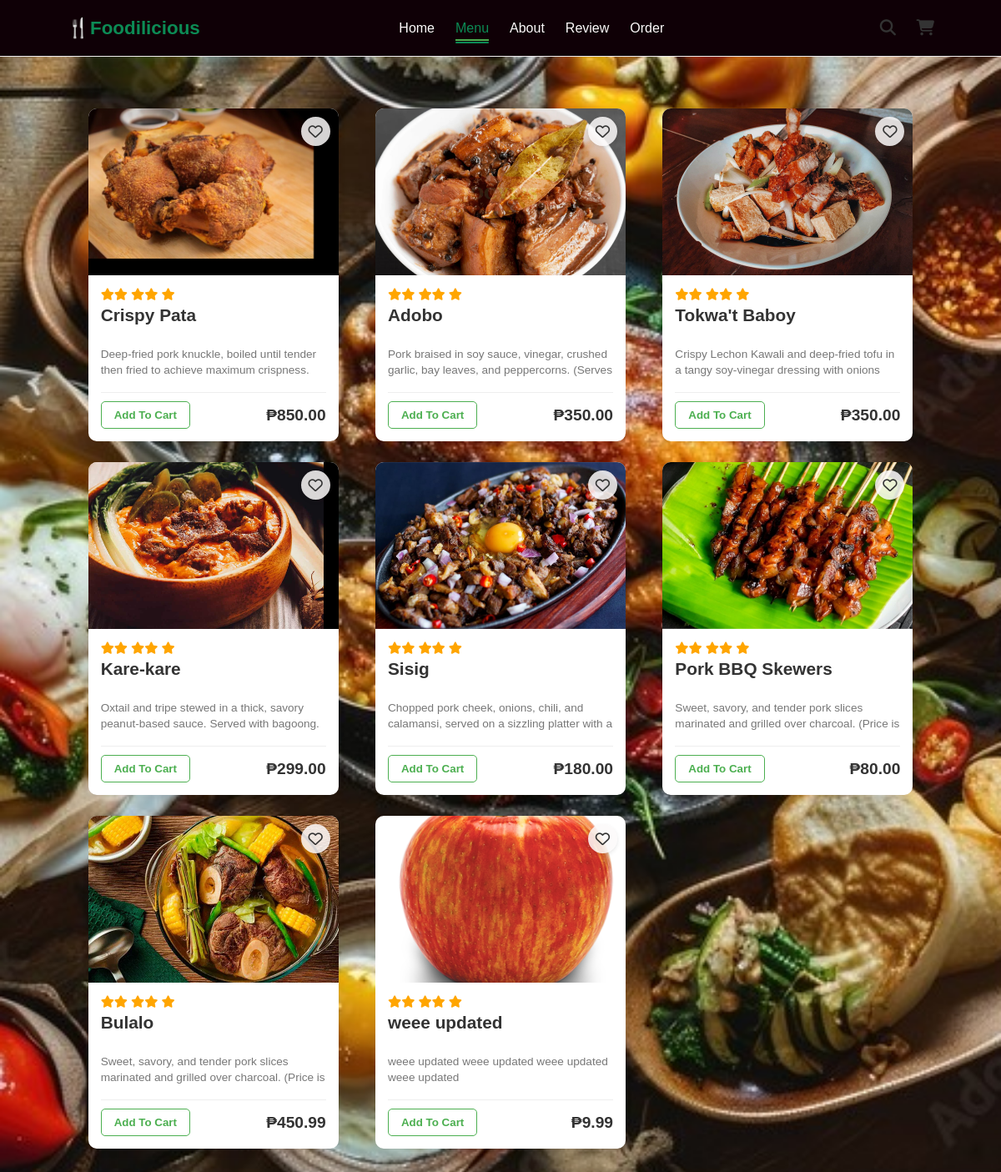
Before: /menu with the older database file.
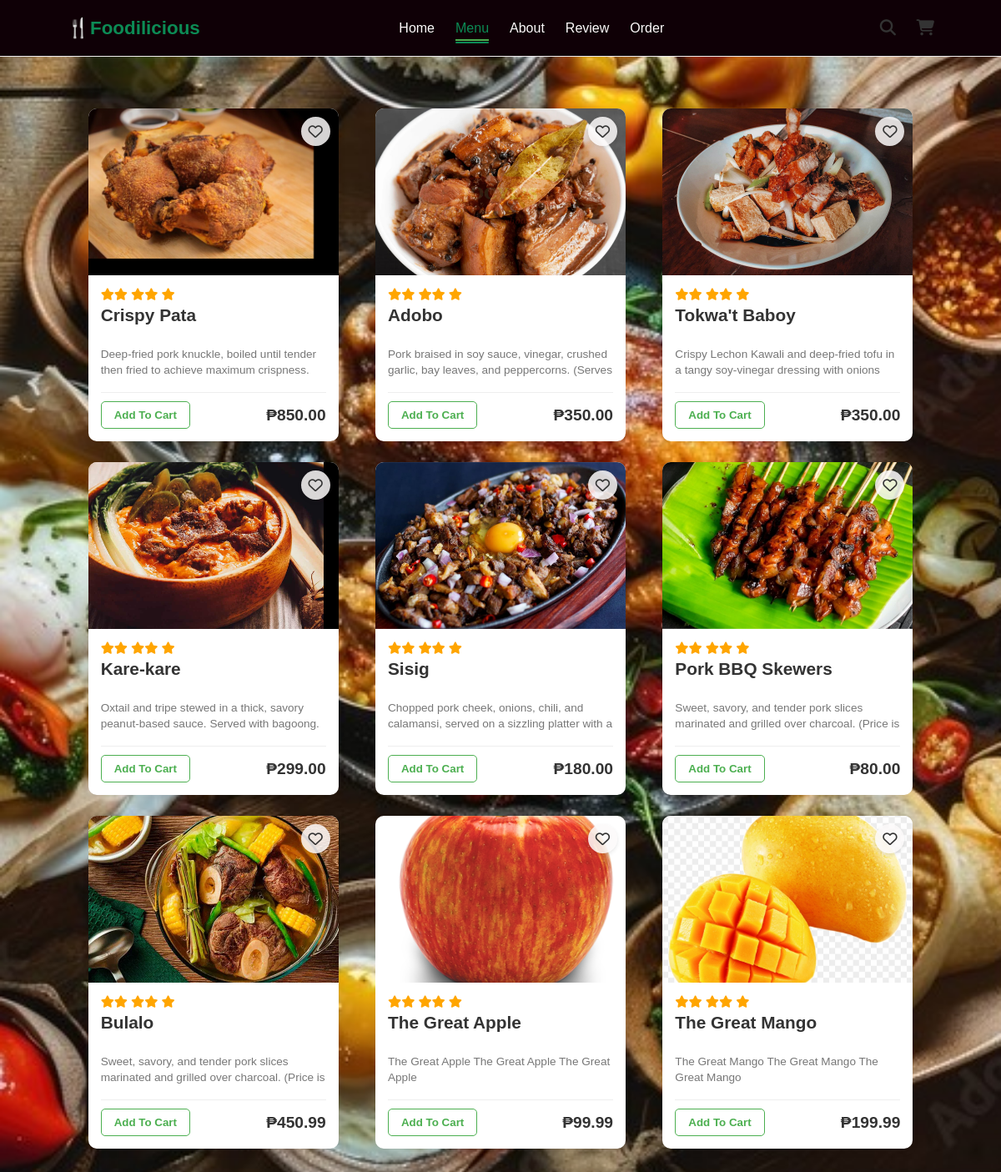
After: the same page with the newer database file.
### tables this page shows
CREATE TABLE products (
                id INTEGER PRIMARY KEY AUTOINCREMENT,
                name TEXT NOT NULL,
                description TEXT NOT NULL,
                price REAL NOT NULL,
                image_url TEXT
            );

### app.py (the view)
@app.route('/menu')
def menu():
    conn = sqlite3.connect(DB_NAME)
    c = conn.cursor()
    c.execute("SELECT * FROM products")
    products = c.fetchall()
    conn.commit()
    conn.close()
    return render_template('menu.html', products=products)

### templates/menu.html (shortened to what this page needs)
<!DOCTYPE html>
<html lang="en">
<head>
  <link rel="stylesheet" href="https://cdnjs.cloudflare.com/ajax/libs/font-awesome/6.5.0/css/all.min.css">
  <link rel="stylesheet" href="../static/style.css">
</head>
<body>
<header>
  <nav class="navbar">
    <div class="logo">🍴Foodilicious</div>
    <ul class="nav-links">
      <li><a href="#">Home</a></li>
      <li><a href="#" class="active">Menu</a></li>
      <li><a href="#">About</a></li>
      <li><a href="#">Review</a></li>
      <li><a href="#">Order</a></li>
    </ul>
    <div class="nav-icons">
      <i class="fas fa-search"></i>
      <i class="fas fa-shopping-cart"></i>
    </div>
  </nav>
</header>
<div class="menu-grid-container">
  {% for product in products %}
    <div class="menu-item">
      <div class="item-header">
        <img src="{{ url_for('static', filename='img/' + product[4]) }}" alt="{{ product[1] }}">
        <button class="favorite-btn"><i class="fa-regular fa-heart"></i></button>
      </div>
      <div class="item-body">
        <div class="rating green-stars">
          <i class="fas fa-star"></i><i class="fas fa-star"></i>
          <i class="fas fa-star"></i><i class="fas fa-star"></i>
          <i class="fas fa-star"></i>
        </div>
        <h3>{{ product[1] }}</h3>
        <p class="description">
          {{ product[2] }}
        </p>
        <div class="item-footer">
          <button class="add-to-cart">Add To Cart</button>
          <span class="price">₱{{ "%.2f"|format(product[3]) }}</span>
        </div>
      </div>
    </div>
  {% endfor %}
</div>
</body>
</html>

### static/style.css (style rules this page uses)
body { margin: 0; font-family: Arial, sans-serif; display: flex; justify-content: center; align-items: center; min-height: 100vh; background-image: url('img/background.jpg'); background-size: cover; background-position: center; background-repeat: no-repeat; background-attachment: fixed; color: #fff; / }
p { margin-top: 25px; font-size: 1em; }
.navbar { display: flex; justify-content: space-between; align-items: center; padding: 15px 5%; background-color: #ffffff; border-bottom: 1px solid #eee; }
.logo { font-size: 1.8em; font-weight: bold; color: #4CAF50; }
.nav-links { list-style: none; display: flex; gap: 25px; }
.nav-links a { text-decoration: none; color: #333; padding: 5px 0; font-weight: 500; transition: color 0.3s; }
.nav-links a.active { color: #4CAF50; border-bottom: 2px solid #4CAF50; }
.nav-icons i { font-size: 1.2em; margin-left: 20px; color: #333; cursor: pointer; }
* { margin: 0; padding: 0; box-sizing: border-box; }
body { font-family: 'Poppins', sans-serif; display: flex; flex-direction: column; align-items: center; color: #333; width: 100%; }
.navbar { display: flex; justify-content: space-between; align-items: center; width: 100%; padding: 15px 8%; background-color: #fff; box-shadow: 0 2px 5px rgba(0,0,0,0.05); }
.logo { font-size: 1.5em; font-weight: bold; color: #4CAF50; }
.nav-links a { text-decoration: none; color: #333; font-weight: 500; }
.nav-links a:hover, .nav-links a.active { color: #4CAF50; }
.menu-grid-container { display: grid; grid-template-columns: repeat(3, 1fr); grid-template-rows: repeat(4, auto); gap: 25px; padding: 40px 8%; width: 100%; justify-items: center; }
.menu-item { background-color: #ffffff; border-radius: 10px; box-shadow: 0 4px 10px rgba(0, 0, 0, 0.05); overflow: hidden; width: 100%; max-width: 300px; transition: transform 0.2s; }
.item-header { position: relative; line-height: 0; }
.menu-item img { width: 100%; height: 200px; object-fit: cover; }
.favorite-btn { position: absolute; top: 10px; right: 10px; background-color: rgba(252, 250, 250, 0.85); border: none; border-radius: 50%; width: 35px; height: 35px; cursor: pointer; display: flex; align-items: center; justify-content: center; box-shadow: 0 2px 5px rgba(0,0,0,0.1); }
.favorite-btn i { font-size: 1.3em; color: #333; transition: color .3s ease, transform .2s ease; }
.item-body { padding: 15px; }
.rating { color: orange; margin-bottom: 5px; font-size: 0.9em; }
.rating.green-stars { color: orange; }
.item-body h3 { font-size: 1.3em; font-weight: 600; color: #333; margin-bottom: 5px; }
.description { font-size: 0.85em; color: #777; margin-bottom: 15px; line-height: 1.4; height: 40px; overflow: hidden; }
.item-footer { display: flex; justify-content: space-between; align-items: center; padding-top: 10px; border-top: 1px solid #eee; }
.add-to-cart { background-color: #ffffff; color: #4CAF50; border: 1px solid #4CAF50; padding: 8px 15px; border-radius: 5px; cursor: pointer; font-weight: bold; transition: background-color 0.2s, color 0.2s; }
.price { font-size: 1.2em; font-weight: bold; color: #333; }
header, main, footer { width: 100%; }
.navbar { width: 100%; display: flex; justify-content: space-between; align-items: center; padding: 20px 80px; background: #0f0006; box-shadow: 0 2px 8px rgba(253, 249, 249, 0.05); position: fixed; top: 0; left: 0; z-index: 1000; }
body::before { content: ""; display: block; height: 90px; }
.logo { font-size: 1.4rem; font-weight: 700; color: #0c8b55; }
.nav-links a { text-decoration: none; color: #fcfafa; font-weight: 500; position: relative; transition: color 0.3s ease; }
.nav-links a.active, .nav-links a:hover { color: #0c8b55; }
.nav-links a.active::after, .nav-links a:hover::after { content: ''; position: absolute; left: 0; bottom: -5px; width: 100%; height: 2px; background: #0c8b55; border-radius: 2px; }

Changed rows visible on the page:
removed products: image_url (picture), name "weee updated", description "weee updated weee updated weee updated weee updated", price "9.99"
added products: image_url (picture), name "The Great Apple", description "The Great Apple The Great Apple The Great Apple", price "99.99"
added products: image_url (picture), name "The Great Mango", description "The Great Mango The Great Mango The Great Mango", price "199.99"
